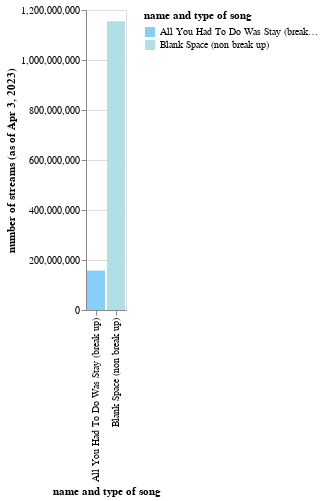

This figure's notebook cell:
### Code cell
## this code block is for FIGURE 17
df = pd.DataFrame({"name and type of song": ["All You Had To Do Was Stay (break up)", "Blank Space (non break up)"], "number of streams (as of Apr 3, 2023)": [157799487,1154533148]})

plot = (
    alt.Chart(df)
    .mark_bar()
    .encode(
        x=alt.X("name and type of song", sort="y"),
        y="number of streams (as of Apr 3, 2023)",
    color=alt.Color('name and type of song',
                     scale=alt.Scale(
                         domain=df.sort_values(['number of streams (as of Apr 3, 2023)'])['name and type of song'].tolist(),
                         range=['lightskyblue', 'powderblue']))))
plot

### Figure 1 — Vega-Lite specification as saved in the notebook (floating-point values rounded to 4 significant figures)
{"config": {"view": {"continuousWidth": 400, "continuousHeight": 300}}, "data": {"name": "data-fffb8157636f569842641b50a550d126"}, "mark": "bar", "encoding": {"color": {"field": "name and type of song", "scale": {"domain": ["All You Had To Do Was Stay (break up)", "Blank Space (non break up)"], "range": ["lightskyblue", "powderblue"]}, "type": "nominal"}, "x": {"field": "name and type of song", "sort": "y", "type": "nominal"}, "y": {"field": "number of streams (as of Apr 3, 2023)", "type": "quantitative"}}, "$schema": "https://vega.github.io/schema/vega-lite/v4.17.0.json", "datasets": {"data-fffb8157636f569842641b50a550d126": [{"name and type of song": "All You Had To Do Was Stay (break up)", "number of streams (as of Apr 3, 2023)": 157799487}, {"name and type of song": "Blank Space (non break up)", "number of streams (as of Apr 3, 2023)": 1154533148}]}}
